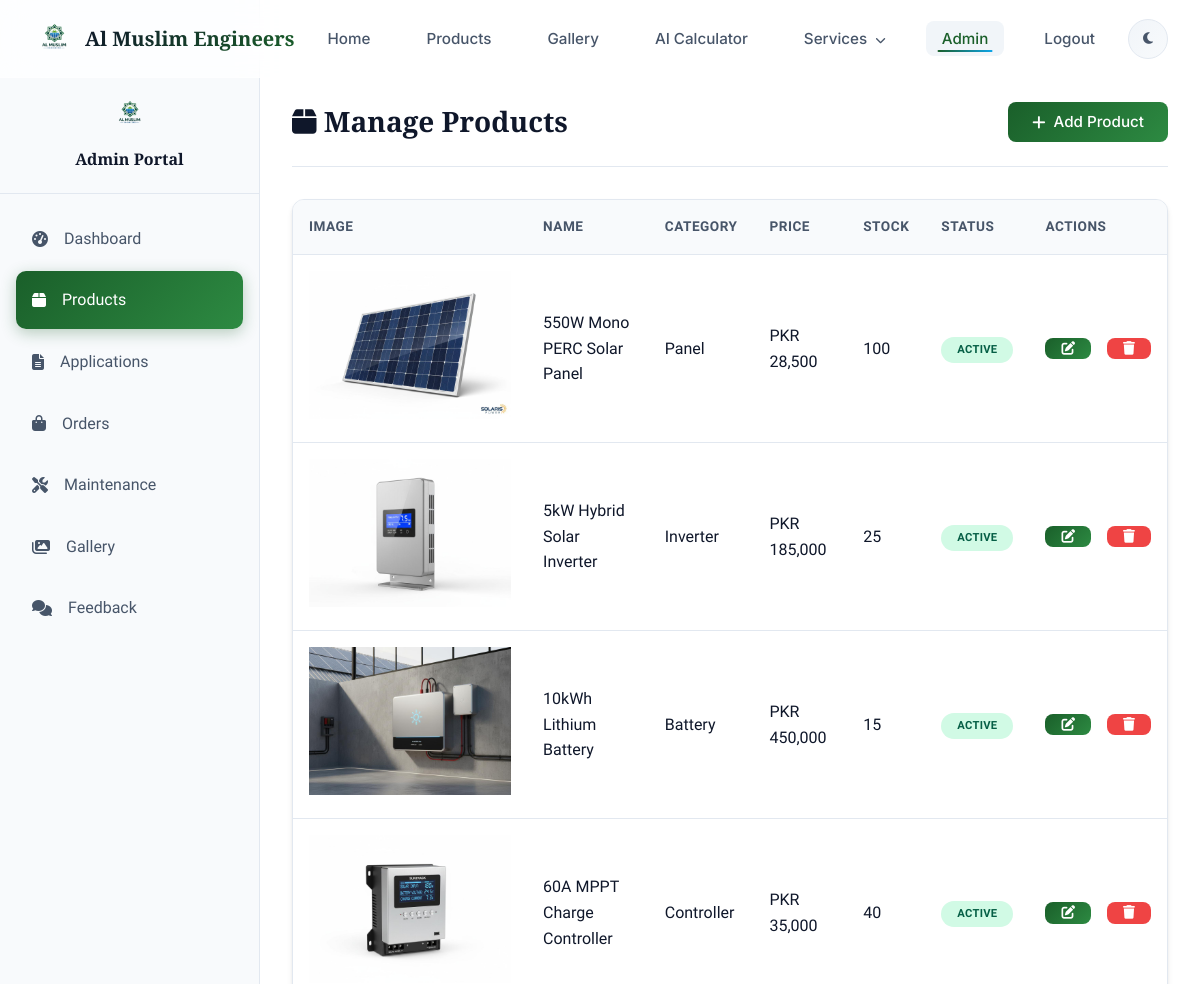
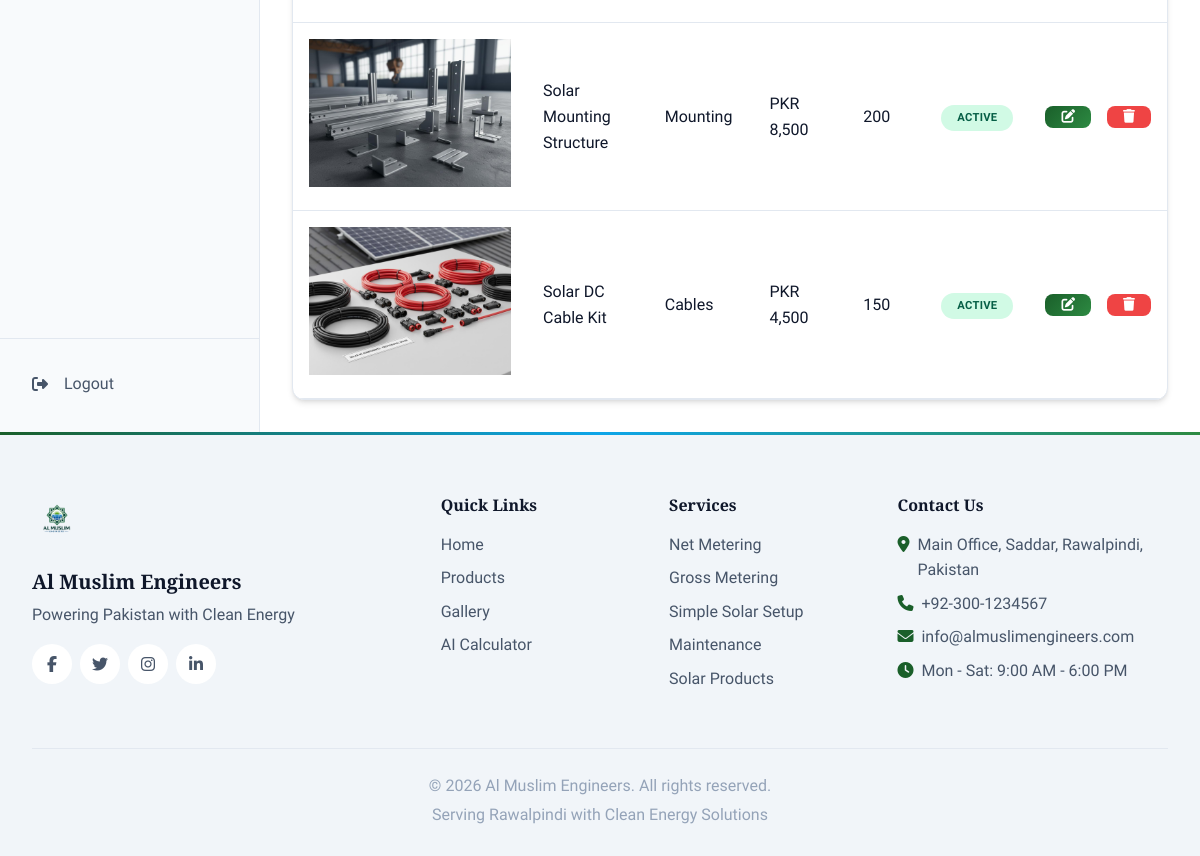
The app's page /admin/products (signed in) with its own data (2 pictures, top to bottom).
### app.py (models this page shows)
class Product(db.Model):
    id = db.Column(db.Integer, primary_key=True)
    name = db.Column(db.String(100), nullable=False)
    description = db.Column(db.Text, nullable=False)
    category = db.Column(db.String(50), nullable=False)  # panel, inverter, battery, controller, mounting, cables
    price = db.Column(db.Float, nullable=False)
    stock_quantity = db.Column(db.Integer, default=0)
    image = db.Column(db.String(200))
    specifications = db.Column(db.Text)  # JSON string
    wattage = db.Column(db.Integer)  # For panels
    is_active = db.Column(db.Boolean, default=True)
    created_at = db.Column(db.DateTime, default=datetime.utcnow)
    order_items = db.relationship('OrderItem', backref='product', lazy=True)

### app.py (the view)
@app.route('/admin/products')
@admin_required
def admin_products():
    products = Product.query.all()
    return render_template('admin_products.html', products=products)

### app.py (called while the page is built)
def admin_required(f):
    from functools import wraps
    @wraps(f)
    def decorated_function(*args, **kwargs):
        if 'user_id' not in session:
            flash('Please login to access this page', 'warning')
            return redirect(url_for('login'))
        user = User.query.get(session['user_id'])
        if not user or user.user_type != 'admin':
            flash('Admin access required', 'danger')
            return redirect(url_for('index'))
        return f(*args, **kwargs)
    return decorated_function

@app.context_processor
def inject_globals():
    return {
        'current_year': datetime.now().year,
        'company_name': 'Al Muslim Engineers',
        'company_tagline': 'Powering Pakistan with Clean Energy'
    }

### templates/admin_products.html (shortened to what this page needs)
{% extends 'base.html' %}
{% block content %}
<section class="admin-section">
    <div class="admin-sidebar">
        <div class="sidebar-header">
            <img src="{{ url_for('static', filename='images/logo.png') }}" alt="Logo">
            <h3>Admin Portal</h3>
        </div>
        <nav class="sidebar-nav">
            <a href="{{ url_for('admin_dashboard') }}" class="sidebar-link">
                <i class="fas fa-tachometer-alt"></i> Dashboard
            </a>
            <a href="{{ url_for('admin_products') }}" class="sidebar-link active">
                <i class="fas fa-box"></i> Products
            </a>
            <a href="{{ url_for('admin_applications') }}" class="sidebar-link">
                <i class="fas fa-file-alt"></i> Applications
            </a>
            <a href="{{ url_for('admin_orders') }}" class="sidebar-link">
                <i class="fas fa-shopping-bag"></i> Orders
            </a>
            <a href="{{ url_for('admin_maintenance') }}" class="sidebar-link">
                <i class="fas fa-tools"></i> Maintenance
            </a>
            <a href="{{ url_for('admin_gallery') }}" class="sidebar-link">
                <i class="fas fa-images"></i> Gallery
            </a>
            <a href="{{ url_for('admin_feedback') }}" class="sidebar-link">
                <i class="fas fa-comments"></i> Feedback
            </a>
        </nav>
        <div class="sidebar-footer">
            <a href="{{ url_for('logout') }}" class="sidebar-link">
                <i class="fas fa-sign-out-alt"></i> Logout
            </a>
        </div>
    </div>
    <div class="admin-main">
        <div class="admin-header">
            <h1><i class="fas fa-box"></i> Manage Products</h1>
            <div class="header-actions">
                <a href="{{ url_for('admin_add_product') }}" class="btn btn-primary">
                    <i class="fas fa-plus"></i> Add Product
                </a>
            </div>
        </div>
        <div class="admin-card">
            <div class="table-responsive">
                <table class="data-table">
                    <thead>
                        <tr>
                            <th>Image</th>
                            <th>Name</th>
                            <th>Category</th>
                            <th>Price</th>
                            <th>Stock</th>
                            <th>Status</th>
                            <th>Actions</th>
                        </tr>
                    </thead>
                    <tbody>
                        {% for product in products %}
                        <tr>
                            <td>
                                {% if product.image %}
                                    <img src="{{ url_for('static', filename='images/' + product.image) }}" alt="{{ product.name }}" class="product-thumb">
                                {% else %}
                                    <div class="no-image"><i class="fas fa-image"></i></div>
                                {% endif %}
                            </td>
                            <td>{{ product.name }}</td>
                            <td>{{ product.category|title }}</td>
                            <td>PKR {{ "{:,.0f}".format(product.price) }}</td>
                            <td>{{ product.stock_quantity }}</td>
                            <td>
                                {% if product.is_active %}
                                    <span class="status-badge status-active">Active</span>
                                {% else %}
                                    <span class="status-badge status-inactive">Inactive</span>
                                {% endif %}
                            </td>
                            <td>
                                <div class="action-buttons">
                                    <a href="{{ url_for('admin_edit_product', product_id=product.id) }}" class="btn btn-sm btn-primary" title="Edit">
                                        <i class="fas fa-edit"></i>
                                    </a>
                                    <a href="{{ url_for('admin_delete_product', product_id=product.id) }}" class="btn btn-sm btn-danger" title="Delete" onclick="return confirm('Are you sure?')">
                                        <i class="fas fa-trash"></i>
                                    </a>
                                </div>
                            </td>
                        </tr>
                        {% endfor %}
                    </tbody>
                </table>
            </div>
        </div>
    </div>
</section>
{% endblock %}

### templates/base.html (shortened to what this page needs)
<!DOCTYPE html>
<html lang="en" data-theme="light">
<head>
    <link rel="stylesheet" href="https://cdnjs.cloudflare.com/ajax/libs/font-awesome/6.5.1/css/all.min.css">
    <link rel="stylesheet" href="https://unpkg.com/aos@2.3.4/dist/aos.css">
    <link rel="stylesheet" href="{{ url_for('static', filename='css/style.css') }}">
    <link rel="stylesheet" href="{{ url_for('static', filename='css/premium.css') }}">
</head>
<body>
    <nav class="navbar" id="navbar">
        <div class="nav-container">
            <a href="{{ url_for('index') }}" class="nav-logo">
                <img src="{{ url_for('static', filename='images/logo.png') }}" alt="{{ company_name }}">
                <span class="logo-text">Al Muslim <span>Engineers</span></span>
            </a>
            <ul class="nav-menu" id="navMenu">
                <li><a href="{{ url_for('index') }}" class="nav-link {% if request.endpoint == 'index' %}active{% endif %}">Home</a></li>
                <li><a href="{{ url_for('products') }}" class="nav-link {% if request.endpoint == 'products' %}active{% endif %}">Products</a></li>
                <li><a href="{{ url_for('gallery') }}" class="nav-link {% if request.endpoint == 'gallery' %}active{% endif %}">Gallery</a></li>
                <li><a href="{{ url_for('solar_calculator') }}" class="nav-link {% if request.endpoint == 'solar_calculator' %}active{% endif %}">AI Calculator</a></li>
                {% if session.user_id %}
                    <li class="nav-dropdown">
                        <a href="#" class="nav-link {% if request.endpoint in ['apply_metering', 'apply_solar_setup', 'maintenance', 'feedback'] %}active{% endif %}">
                            Services <i class="fas fa-chevron-down" style="font-size:0.7em;margin-left:4px"></i>
                        </a>
                    </li>
                {% endif %}
                {% if session.user_id %}
                    {% if session.user_type == 'admin' %}
                        <li><a href="{{ url_for('admin_dashboard') }}" class="nav-link {% if request.endpoint.startswith('admin') %}active{% endif %}">Admin</a></li>
                    {% else %}
                        <li><a href="{{ url_for('client_dashboard') }}" class="nav-link {% if request.endpoint == 'client_dashboard' %}active{% endif %}">Dashboard</a></li>
                    {% endif %}
                    <li><a href="{{ url_for('logout') }}" class="nav-link btn-logout">Logout</a></li>
                {% else %}
                    <li><a href="{{ url_for('login') }}" class="nav-link btn-login">Login</a></li>
                    <li><a href="{{ url_for('signup') }}" class="nav-link btn-signup">Sign Up</a></li>
                {% endif %}
            </ul>
            <button class="theme-toggle" id="themeToggle" aria-label="Toggle dark mode">
                <i class="fas fa-moon"></i>
            </button>
        </div>
    </nav>
    <main>
        {% block content %}{% endblock %}
    </main>
    <footer class="footer">
        <div class="footer-container">
            <div class="footer-grid">
                <div class="footer-brand">
                    <img src="{{ url_for('static', filename='images/logo.png') }}" alt="{{ company_name }}">
                    <h3>Al Muslim Engineers</h3>
                    <p>{{ company_tagline }}</p>
                    <div class="social-links">
                        <a href="#" aria-label="Facebook"><i class="fab fa-facebook-f"></i></a>
                        <a href="#" aria-label="Twitter"><i class="fab fa-twitter"></i></a>
                        <a href="#" aria-label="Instagram"><i class="fab fa-instagram"></i></a>
                        <a href="#" aria-label="LinkedIn"><i class="fab fa-linkedin-in"></i></a>
                    </div>
                </div>
                <div class="footer-links">
                    <h4>Quick Links</h4>
                    <ul>
                        <li><a href="{{ url_for('index') }}">Home</a></li>
                        <li><a href="{{ url_for('products') }}">Products</a></li>
                        <li><a href="{{ url_for('gallery') }}">Gallery</a></li>
                        <li><a href="{{ url_for('solar_calculator') }}">AI Calculator</a></li>
                    </ul>
                </div>
                <div class="footer-links">
                    <h4>Services</h4>
                    <ul>
                        <li><a href="{{ url_for('apply_metering') }}">Net Metering</a></li>
                        <li><a href="{{ url_for('apply_metering') }}">Gross Metering</a></li>
                        <li><a href="{{ url_for('apply_solar_setup') }}">Simple Solar Setup</a></li>
                        <li><a href="{{ url_for('maintenance') }}">Maintenance</a></li>
                        <li><a href="{{ url_for('products') }}">Solar Products</a></li>
                    </ul>
                </div>
                <div class="footer-contact">
                    <h4>Contact Us</h4>
                    <ul>
                        <li><i class="fas fa-map-marker-alt"></i> Main Office, Saddar, Rawalpindi, Pakistan</li>
                        <li><i class="fas fa-phone"></i> +92-300-1234567</li>
                        <li><i class="fas fa-envelope"></i> info@almuslimengineers.com</li>
                        <li><i class="fas fa-clock"></i> Mon - Sat: 9:00 AM - 6:00 PM</li>
                    </ul>
                </div>
            </div>
            <div class="footer-bottom">
                <p>&copy; {{ current_year }} Al Muslim Engineers. All rights reserved.</p>
                <p>Serving Rawalpindi with Clean Energy Solutions</p>
            </div>
        </div>
    </footer>
</body>
</html>

### static/css/premium.css (style rules this page uses)
main { transition: opacity 0.2s ease, transform 0.2s ease; }
body.turbo-loaded main { animation: contentReveal 0.5s cubic-bezier(0.22, 1, 0.36, 1) forwards; }
.navbar { background: rgba(255, 255, 255, 0.72) !important; backdrop-filter: blur(20px) saturate(180%); -webkit-backdrop-filter: blur(20px) saturate(180%); border-bottom: 1px solid rgba(255, 255, 255, 0.3) !important; transition: all 0.4s cubic-bezier(0.22, 1, 0.36, 1); }
.nav-link { position: relative; overflow: hidden; }
.nav-link::after { content: ''; position: absolute; bottom: 4px; left: 50%; width: 0; height: 2px; background: linear-gradient(90deg, var(--primary-color), var(--accent-color)); transition: all 0.3s cubic-bezier(0.22, 1, 0.36, 1); transform: translateX(-50%); border-radius: 2px; }
.nav-link:hover::after, .nav-link.active::after { width: 70%; }
.nav-logo { transition: transform 0.3s ease; }
.logo-text { background: linear-gradient(135deg, var(--text-primary), var(--primary-color)); -webkit-background-clip: text; -webkit-text-fill-color: transparent; background-clip: text; font-weight: 700 !important; }
.theme-toggle { position: relative; overflow: hidden; background: linear-gradient(135deg, var(--bg-tertiary), var(--bg-secondary)) !important; border: 1px solid var(--border-color) !important; transition: all 0.4s ease !important; }
.btn-primary { background: linear-gradient(135deg, var(--primary-color), var(--primary-light)) !important; position: relative; overflow: hidden; transition: all 0.3s cubic-bezier(0.22, 1, 0.36, 1) !important; border: none !important; }
.btn-primary::before { content: ''; position: absolute; inset: 0; background: linear-gradient(135deg, var(--primary-light), var(--accent-color)); opacity: 0; transition: opacity 0.3s ease; }
.btn-primary i, .btn-primary span { position: relative; z-index: 1; }
.footer { position: relative; overflow: hidden; background: var(--bg-tertiary) !important; }
.footer::before { content: ''; position: absolute; top: 0; left: 0; right: 0; height: 3px; background: linear-gradient(90deg, var(--primary-color), var(--accent-color), var(--primary-light)); }
.social-links a { transition: all 0.3s cubic-bezier(0.22, 1, 0.36, 1) !important; }
.footer-links a { transition: all 0.3s ease !important; position: relative; }
.footer-links a::after { content: ''; position: absolute; bottom: -2px; left: 0; width: 0; height: 1px; background: var(--primary-color); transition: width 0.3s ease; }
.status-badge { font-weight: 600 !important; letter-spacing: 0.3px; text-transform: uppercase; font-size: 0.7rem !important; }
.sidebar-link { transition: all 0.3s cubic-bezier(0.22, 1, 0.36, 1) !important; border-radius: 10px !important; }
.sidebar-link.active { background: linear-gradient(135deg, var(--primary-color), var(--primary-light)) !important; box-shadow: 0 4px 15px rgba(26, 95, 42, 0.3); }
.data-table th { background: var(--bg-secondary); position: relative; }
.data-table tbody tr { transition: all 0.2s ease; }
.nav-dropdown { position: relative; }

### templates/base.html (style rules this page uses)
:root { --bg-primary:#fff;--bg-secondary:#f8fafc;--bg-tertiary:#f1f5f9;--text-primary:#0f172a;--border-color:#e2e8f0;--primary-color:#1a5f2a;--radius-md:0.5rem;--radius-lg:0.75rem }
*,*::before,*::after { box-sizing:border-box;margin:0;padding:0 }
body { font-family:'Source Sans Pro',-apple-system,BlinkMacSystemFont,sans-serif;background:var(--bg-primary);color:var(--text-primary) }

### records on screen
Product: image (picture), name "550W Mono PERC Solar Panel", category "Panel", price "28,500", stock_quantity "100", is_active "ACTIVE"
Product: image (picture), name "5kW Hybrid Solar Inverter", category "Inverter", price "185,000", stock_quantity "25", is_active "ACTIVE"
Product: image (picture), name "10kWh Lithium Battery", category "Battery", price "450,000", stock_quantity "15", is_active "ACTIVE"
Product: image (picture), name "60A MPPT Charge Controller", category "Controller", price "35,000", stock_quantity "40", is_active "ACTIVE"
Product: image (picture), name "Solar Mounting Structure", category "Mounting", price "8,500", stock_quantity "200", is_active "ACTIVE"
Product: image (picture), name "Solar DC Cable Kit", category "Cables", price "4,500", stock_quantity "150", is_active "ACTIVE"

### other values on screen
{{ company_tagline }} "Powering Pakistan with Clean Energy"
